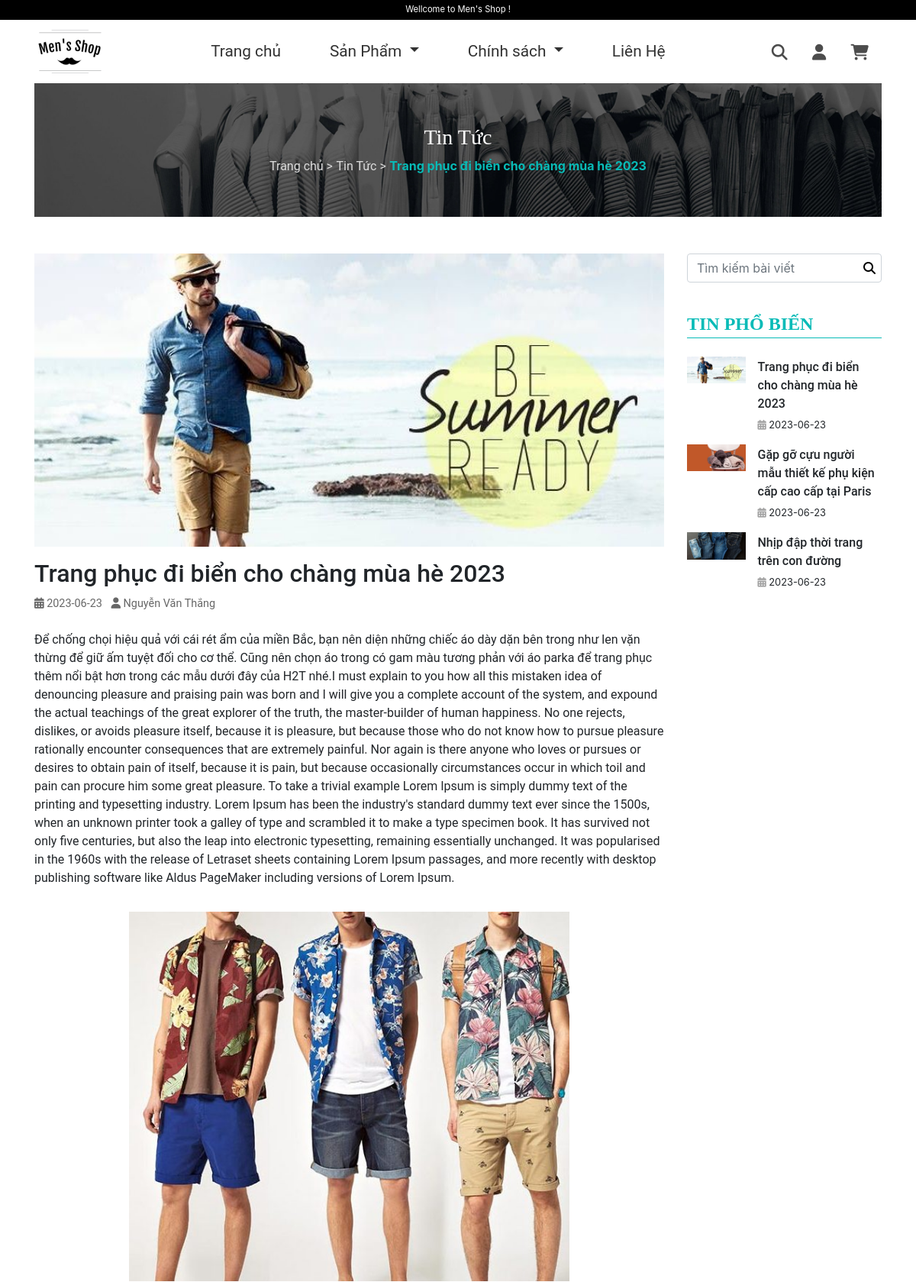
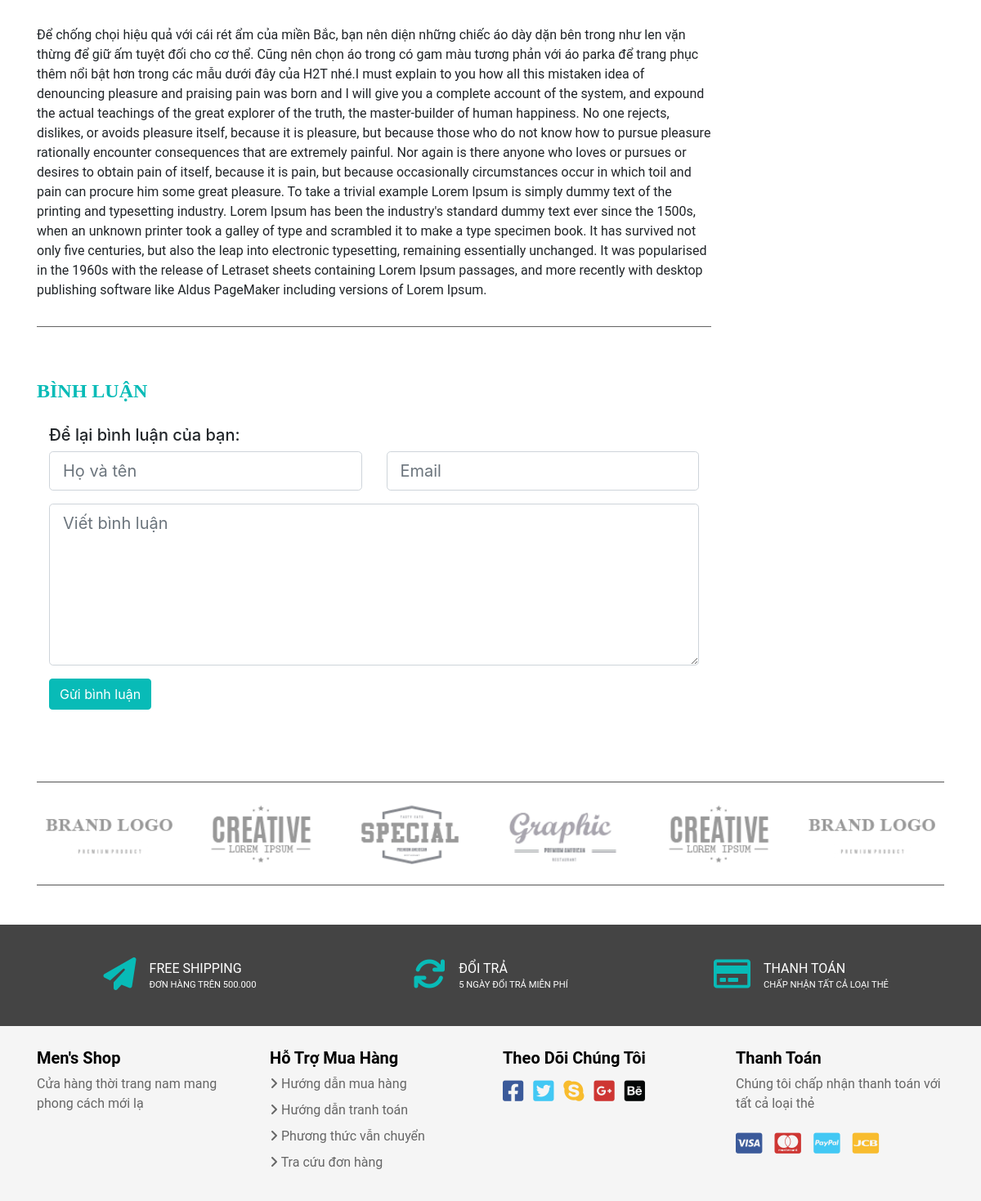
Screenshot of /Men-Shop/detailblog.php?id=8 (signed in) with the database file from the repository (2 pictures, top to bottom).
### tables this page shows
CREATE TABLE `blog` (
  `id` int(20) NOT NULL,
  `image` varchar(100) NOT NULL,
  `image_s` varchar(50) NOT NULL,
  `title` text NOT NULL,
  `n_content` text NOT NULL,
  `d_content` text NOT NULL,
  `created_time` date NOT NULL,
  `last_update` date NOT NULL
);

CREATE TABLE `account` (
  `id` int(11) NOT NULL,
  `hoten` varchar(50) NOT NULL,
  `sdt` int(30) NOT NULL,
  `email` varchar(100) NOT NULL,
  `password` varchar(100) NOT NULL,
  `role` varchar(100) NOT NULL
);

### Men-Shop/control.php (called while the page is built, shortened)
<?php
include('connect.php');
class Data
{
    public function select_user_id($id)
    {
        global $conn;
        $sql = "select * from account where id = $id ";
        $run = mysqli_query($conn, $sql);
        return $run;
    }
    public function blog()
    {
        global $conn;
        $sql = "select * from blog";
        $run = mysqli_query($conn, $sql);
        return $run;
    }
    public function select_blog_id($id)
    {
        global $conn;
        $sql = "select * from blog where id = $id ";
        $run = mysqli_query($conn, $sql);
        return $run;
    }
}

### Men-Shop/detailblog.php (the view, shortened to what this page needs)
<?php
include('control.php');
$blog_id = $_GET['id'];
$getdata = new Data();
$select = $getdata->blog();
$select_blog = $getdata->select_blog_id($blog_id);
$select_user = $getdata->select_user_id($_SESSION['user_id']);
?>
<!DOCTYPE html>
<html lang="en">
<head>
    <link rel="stylesheet" href="https://cdnjs.cloudflare.com/ajax/libs/twitter-bootstrap/4.3.1/css/bootstrap.min.css">
    <link rel="stylesheet" href="https://cdnjs.cloudflare.com/ajax/libs/font-awesome/5.10.0-11/css/all.min.css">
    <link rel="stylesheet" href="template/css/header.css">
    <link rel="stylesheet" href="template/css/main.css">
    <link rel="stylesheet" href="template/css/footer.css">
    <link rel="stylesheet" href="template/css/generalblog.css">
    <link rel="stylesheet" href="template/css/detailblog.css">
    <link rel="stylesheet" href="lib/font-awesome-4.7.0/css/font-awesome.min.css">
    <link rel="stylesheet" href="lib/OwlCarousel2-2.3.4/dist/assets/owl.carousel.min.css">
    <link rel="stylesheet" href="lib/OwlCarousel2-2.3.4/dist/assets/owl.theme.default.min.css">
    <link rel="stylesheet" href="lib/fontawesome-free-5.15.2-web/css/fontawesome.css">
    <link rel="stylesheet" href="lib/fontawesome-free-5.15.2-web/css/brands.css">
    <link rel="stylesheet" href="lib/fontawesome-free-5.15.2-web/css/solid.css">
    <link rel="stylesheet" href="./template/css/dangxuat.css">
</head>
<body>
    <?php
    include('header.php');
    ?>
    <main>
        <?php
        foreach ($select_blog as $se) { ?>
        <div class="container">
            <div class="banner-current-page box-element">
                <img src="img/banner-current-page.png" alt="">
                <div class="current-page-box">
                    <h3 class="title-banner-page">Tin Tức</h3>
                    <div class="current-page-box-link">
                        <a href="index.php" class="link-previous-page">Trang chủ ></a>
                        <a href="blog.php" class="link-previous-page">Tin Tức ></a>
                        <span class="current-page">
                            <?php echo $se['title'] ?>
                        </span>
                    </div>
                </div>
            </div>
            <?php
        } ?>
            <div class="row">
                <div class="col-lg-9 col-md-9 col-sm-12 box-element content-blog-area">
                    <?php
                    foreach ($select_blog as $se) { ?>
                    <div class="content-blog">
                        <div class="main-img-blog">
                            <img src="<?php echo $se['image'] ?>" alt="">
                        </div>
                        <div class="main-content">
                            <h2 class="title-blog">
                                <?php echo $se['title'] ?>
                            </h2>
                            <div class="infor-blog">
                                <span><i class="fas fa-calendar-alt"></i>
                                    <?php echo $se['created_time'] ?>
                                </span>
                                <?php
                                    foreach ($select_user as $su) { ?>
                                <span><i class="fas fa-user"></i>
                                    <?php echo $su['hoten'] ?>
                                </span>
                                <?php
                                    } ?>
                            </div>
                            <div>
                                <p class="blog-para">
                                    <?php echo $se['d_content'] ?>
                                </p>
                                <div class="img-samll">
                                    <img src="   <?php echo $se['image_s'] ?>" alt="">
                                </div>
                                <p class="blog-para">
                                    <?php echo $se['d_content'] ?>
                                </p>
                                <div class="row footer-content-blog">
                                </div>
                            </div>
                        </div>
                    </div>
                    <?php } ?>
                    <div class="comment-area">
                        <h3 class="heading-blog heading-comment">Bình Luận</h3>
                        <form method="post">
                            <div class="col-lg-12">
                                <div class="form-coment">
                                    <div class="row">
                                        <div class="col-xs-12 col-sm-12 col-md-12">
                                            <div class="margin-top-0 margin-bottom-30">
                                                <h5 class="title-form-coment">Để lại bình luận của bạn:</h5>
                                            </div>
                                        </div>
                                        <div class="col-xs-12 col-sm-12 col-md-6">
                                            <fieldset class="form-group">
                                                <input placeholder="Họ và tên" type="text"
                                                    class="form-control form-control-lg" value="" id="full-name"
                                                    name="txtname" Required>
                                            </fieldset>
                                        </div>
                                        <div class="col-xs-12 col-sm-12 col-md-6">
                                            <fieldset class="form-group">
                                                <input placeholder="Email"
                                                    pattern="[a-z0-9._%+-]+@[a-z0-9.-]+\.[a-z]{2,63}$" type="email"
                                                    class="form-control form-control-lg" value="" name="txtemail"
                                                    Required>
                                            </fieldset>
                                        </div>
                                        <div class="col-xs-12 col-sm-12 col-md-12">
                                            <fieldset class="form-group">
                                                <textarea placeholder="Viết bình luận"
                                                    class="form-control form-control-lg" id="comment" name="txtcontent"
                                                    rows="6" Required></textarea>
                                            </fieldset>
                                        </div>
                                        <div
                                            class="margin-bottom-fix margin-bottom-50-article col-xs-12 col-sm-12 col-md-12">
                                            <button type="submit" class="btn btn-primary" name="addComment">Gửi bình
                                                luận</button>
                                        </div>
                                    </div>
                                </div>
                            </div>
                        </form>
                    </div>
                </div>
                <div class="col-lg-3 col-md-3 col-sm-12 box-element">
                    <div class="blog-sidebar-content">
                        <form action="">
                            <div class="form-group blog-form-search">
                                <input type="text" placeholder="Tìm kiếm bài viết" class="form-control">
                                <button type="submit" class="btn-submit-search"><span><i
                                            class="fas fa-search"></i></span></button>
                            </div>
                        </form>
                        <div class="post-popular">
                            <h3 class="heading-blog">Tin Phổ Biến</h3>
                            <?php
                            foreach ($select as $s) { ?>
                            <div class="post-popular-card">
                                <div class="post-img">
                                    <img src="<?php echo $s['image'] ?>" alt="">
                                </div>
                                <div class="post-content">
                                    <h5><a href="">
                                            <?php echo $s['title'] ?>
                                        </a></h5>
                                    <div class="post-time"><span><i class="fas fa-calendar-alt"></i></span>
                                        <?php echo $s['created_time'] ?>
                                    </div>
                                </div>
                            </div>
                            <?php } ?>
                        </div>
                    </div>
                </div>
            </div>
        </div>
    </main>
    <?php include('footer.php'); ?>
</body>
</html>

### Men-Shop/template/css/header.css (style rules this page uses)
* { box-sizing: border-box; margin: 0; padding: 0; }
.btn-submit-search { outline: none; position: absolute; right: 5%; top: 50%; transform: translate(-50%, -50%); border: none; font-size: 2rem; background: none; font-weight: unset; }

### Men-Shop/template/css/main.css (style rules this page uses)
.box-element { margin-bottom: 3rem; }
.banner-current-page { width: 100%; position: relative; }
.current-page-box { position: absolute; top: 50%; width: 100%; text-align: center; transform: translate(0, -50%); }
.current-page-box .title-banner-page { color: white; font-family: "Playfair Display", serif; }
.link-previous-page { color: rgb(220, 220, 220); font-family: "Roboto", sans-serif; }
.current-page { color: #08bbb7; font-weight: bold; }
img { width: 100%; }

### Men-Shop/template/css/generalblog.css (style rules this page uses)
.blog-form-search { position: relative; }
.blog-form-search input { padding-right: 2rem; }
.blog-form-search .btn-submit-search { position: absolute; height: 100%; outline: none; border: none; right: 0; bottom: 0; color: #000; font-size: 1rem; }
.heading-blog { font-family: "Playfair Display", serif; color: #08bbb7; border-bottom: 1px solid #08bbb7; padding-bottom: 0.2rem; font-weight: bold; font-size: 1.5rem; margin-bottom: 1.5rem; text-transform: uppercase; }
.blog-sidebar-content .blog-category-filter, .post-popular, form { margin-bottom: 2.5rem; }
.post-popular-card { display: flex; margin-bottom: 1rem; }
.post-img { width: 30%; }
.post-content { width: 70%; padding-left: 1rem; }
.post-content h5 a { font-family: "Roboto", sans-serif; font-size: 1rem; color: inherit; }
.post-content .post-time, .post-user { font-size: 0.8rem; }
.post-content .post-time span, .post-user span { color: rgb(160, 160, 160); }

### Men-Shop/template/css/detailblog.css (style rules this page uses)
.content-blog { font-family: "Roboto", sans-serif; margin-bottom: 4rem; }
.content-blog .main-img-blog { margin-bottom: 1rem; width: 100%; }
img { width: 100%; }
.content-blog .main-content .infor-blog { margin-bottom: 1.5rem; }
.content-blog .main-content .infor-blog span { margin-right: 0.5rem; color: #676767; font-size: 0.9rem; }
.img-samll { width: 70%; margin: auto; padding: 1rem 0 2rem 0; }
.footer-content-blog { border-bottom: 1px solid #646464; margin: 0; margin-top: 2rem; }
.heading-comment { border: none; }

### Men-Shop/detailblog.php (style rules this page uses)
.btn-primary { background-color: #08bbb7; border-color: #08bbb7; }

### rows the page displays
blog: title "Trang phục đi biển cho chàng mùa hè 2023", image (picture), created_time "2023-06-23", d_content "Để chống chọi hiệu quả với cái rét ẩm của miền Bắc, bạn nên diện những chiếc áo dày dặn bên trong như len vặn thừng để giữ ấm tuyệt đối cho cơ thể. Cũng nên chọn áo trong có gam màu tương phản với áo parka để trang phục thêm nổi bật hơn trong các mẫu dưới đây của H2T nhé.I must explain to you how all this mistaken idea of denouncing pleasure and praising pain was born and I will give you a complete account of the system, and expound the actual teachings of the great explorer of the truth, the master-builder of human happiness. No one rejects, dislikes, or avoids pleasure itself, because it is pleasure, but because those who do not know how to pursue pleasure rationally encounter…", image_s (picture)
account: hoten "Nguyễn Văn Thắng"
blog: image (picture), title "Gặp gỡ cựu người mẫu thiết kế phụ kiện cấp cao cấp tại Paris", created_time "2023-06-23"
blog: image (picture), title "Nhịp đập thời trang trên con đường", created_time "2023-06-23"
